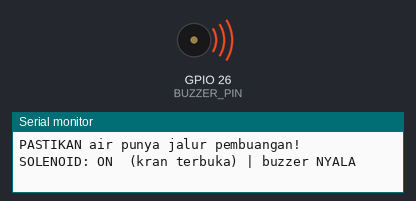
This sketch was run on a simulated ESP32. Shown: buzzer (waves = sounding, pin HIGH), the last lines printed to the serial monitor. Pins used as bus, display or sensor lines are not drawn.

Above: at 2.5 s.
At 7.5 s:
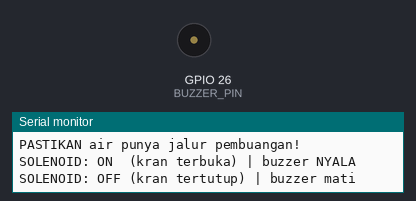
Timing chart, 0 to 13.0 s (numbered marks = the images above):
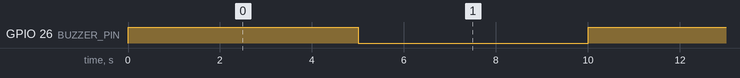

Measured:
- by itself, GPIO 26 (BUZZER_PIN): alternates HIGH for 5.0 s and LOW for 5.0 s

The sketch:

test_solenoid.ino
```cpp
// ============================================================
// UJI SOLENOID VALVE (SSR) — ON / OFF OTOMATIS TIAP 5 DETIK
//
// Langsung jalan: kran dibuka 5 detik, ditutup 5 detik, begitu seterusnya.
// Status ON/OFF tercetak terus di Serial Monitor (115200 baud).
//
// KONEKSI:
//   ESP32 GPIO25 -> input SSR ("+"/PHOTOCOUPLER), GND ESP32 -> SSR ("-")
//   Sisi daya: LIVE -> SSR OUT-1, SSR OUT-2 -> kran, kaki lain kran -> NETRAL
//   (untuk Arduino Uno: ganti SSR_SOLENOID ke pin misal 7)
//
// CATATAN AMAN: sediakan jalur pembuangan air - kran terbuka tiap 5 detik!
// ============================================================
#define SSR_SOLENOID  25      // pin kontrol RELAY kran; Arduino Uno -> ganti mis. 7
#define BUZZER_PIN    26      // buzzer nyala bersamaan saat relay ON
#define RELAY_ON_LEVEL  LOW   // modul relay umum = ACTIVE-LOW (IN ke GND = ON); tukar bila active-HIGH
#define RELAY_OFF_LEVEL HIGH
#define ON_MS         5000    // lama kran terbuka
#define OFF_MS        5000    // lama kran tertutup

void setup() {
    Serial.begin(115200);
    pinMode(SSR_SOLENOID, OUTPUT);
    digitalWrite(SSR_SOLENOID, RELAY_OFF_LEVEL);   // relay TUTUP saat boot
    pinMode(BUZZER_PIN, OUTPUT);
    digitalWrite(BUZZER_PIN, LOW);
    Serial.println("=== UJI SOLENOID: ON 5 dtk / OFF 5 dtk (otomatis terus) ===");
    Serial.println("PASTIKAN air punya jalur pembuangan!");
}

void loop() {
    digitalWrite(SSR_SOLENOID, RELAY_ON_LEVEL);
    digitalWrite(BUZZER_PIN, HIGH);   // buzzer ikut nyala saat kran ON
    Serial.println("SOLENOID: ON  (kran terbuka) | buzzer NYALA");
    delay(ON_MS);

    digitalWrite(SSR_SOLENOID, RELAY_OFF_LEVEL);
    digitalWrite(BUZZER_PIN, LOW);
    Serial.println("SOLENOID: OFF (kran tertutup) | buzzer mati");
    delay(OFF_MS);
}
```
